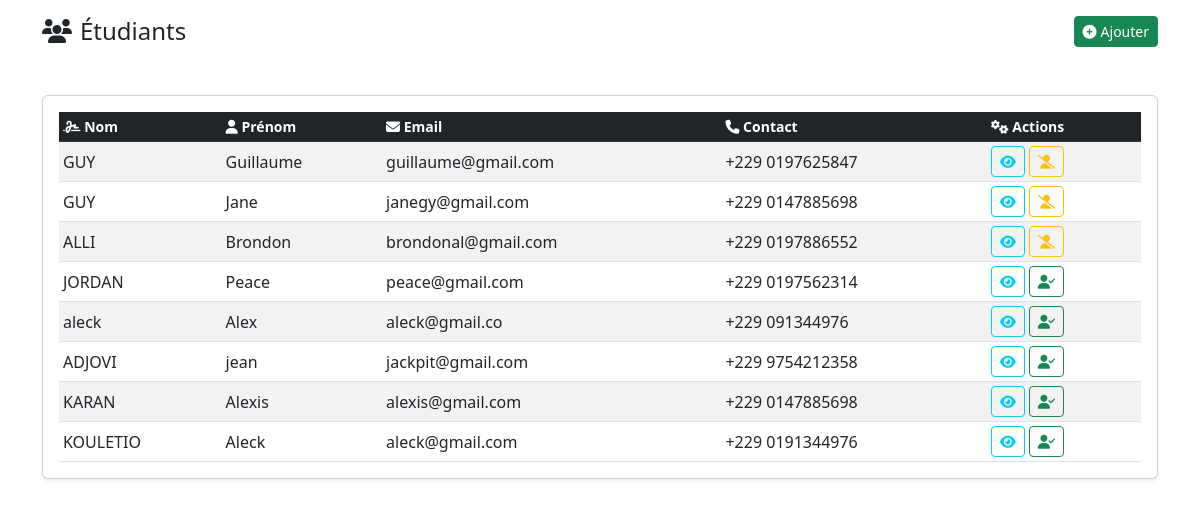
The app's page /, older data.
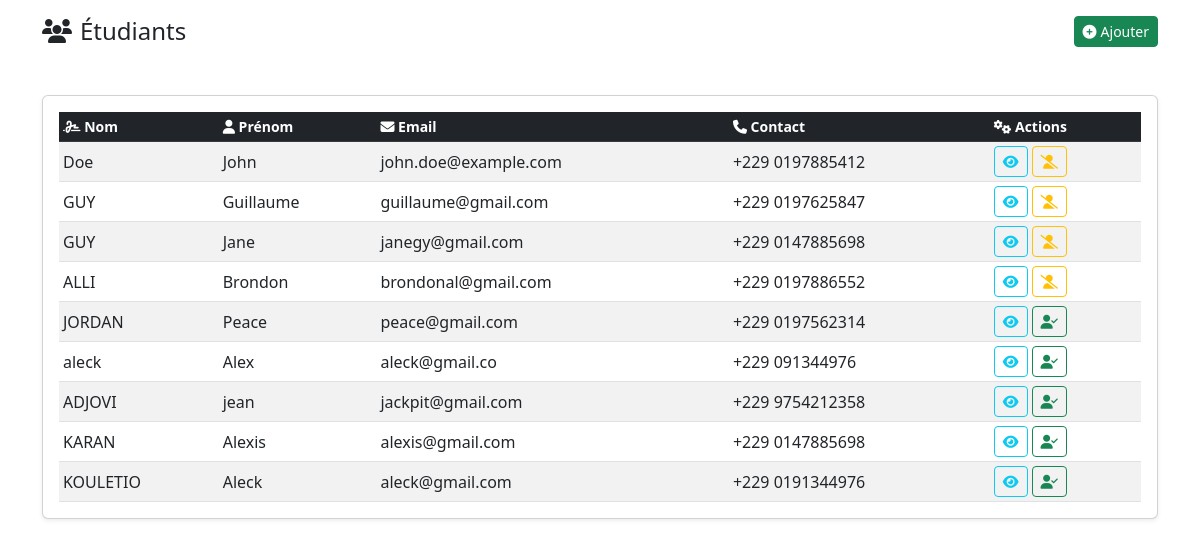
The same page, newer data.
### etudiants/models.py (models this page shows, shortened)
class User(models.Model):
    nom = models.CharField(max_length=100)
    prenom = models.CharField(max_length=100)
    email = models.EmailField(unique=True)
    contact = models.CharField(max_length=15, blank=True, null=True)
    is_valid = models.BooleanField(default=False, null=True)
    class Meta:
        ordering = ["-nom"]

### etudiants/views.py (the view, shortened to what this page needs)
# urls.py: path('', views.list_etudiants, name='liste_etudiants'),
def list_etudiants(request):
    with connection.cursor() as cursor:
        cursor.execute("SELECT id, nom, prenom, email, contact, is_valid FROM etudiants_user ORDER BY id DESC")
        rows = cursor.fetchall()
    etudiants = []
    for r in rows:
        etudiants.append({
            'id': r[0],
            'nom': r[1],
            'prenom': r[2],
            'email': r[3],
            'contact': r[4],
            'is_valid': r[5]
        })
    return render(request, 'etudiants/home.html', {'etudiants':etudiants})

### etudiants/templates/etudiants/home.html (shortened to what this page needs)
{% extends 'etudiants/base.html' %}
{% load static %}
{% block content %}
<div class="container mt-3">
    <div class="d-flex justify-content-between align-items-center mb-5">
        <h4 class="mb-0"><i class="fas fa-users me-2"></i>Étudiants</h4>
        <a href="{% url 'etudiants:ajouter_etudiant' %}" class="btn btn-success btn-sm">
            <i class="fas fa-plus-circle me-1"></i>Ajouter
        </a>
    </div>
    <div class="card shadow-sm">
        <div class="card-body p-3">
            <div class="table-responsive">
                <table class="table table-sm table-hover table-striped align-middle mb-0">
                    <thead class="table-dark small">
                        <tr>
                            <th><i class="fas fa-signature"></i> Nom</th>
                            <th><i class="fas fa-user"></i> Prénom</th>
                            <th><i class="fas fa-envelope"></i> Email</th>
                            <th><i class="fas fa-phone"></i> Contact</th>
                            <th><i class="fas fa-cogs"></i> Actions</th>
                        </tr>
                    </thead>
                    <tbody>
                        {% for etudiant in etudiants %}
                        <tr>
                            <td>{{ etudiant.nom }}</td>
                            <td>{{ etudiant.prenom }}</td>
                            <td>{{ etudiant.email }}</td>
                            <td>{{ etudiant.contact }}</td>
                            <td>
                                <div class="d-flex gap-1">
                                    <a href="{% url 'etudiants:detail_etudiant' etudiant.id %}" class="btn btn-outline-info btn-sm" title="Détails">
                                        <i class="fas fa-eye"></i>
                                    </a>
                                    {% if etudiant.is_valid %}
                                        <form method="post" class="d-inline">
                                            <button type="submit" class="btn btn-outline-success btn-sm" title="Appuyer pour Désactiver"
                                                    onclick="return confirm('Êtes-vous sûr de vouloir désactiver cet étudiant ?')">
                                                <i class="fas fa-user-check"></i>
                                            </button>
                                        </form>
                                    {% else %}
                                        <form method="post" class="d-inline">
                                            <button type="submit" class="btn btn-outline-warning btn-sm" title="Appuyer pour Activer"
                                                    onclick="return confirm('Êtes-vous sûr de vouloir activer cet étudiant ?')">
                                                <i class="fas fa-user-slash"></i>
                                            </button>
                                        </form>
                                    {% endif %}
                                </div>
                            </td>
                        </tr>
                        {% endfor %}
                    </tbody>
                </table>
            </div>
        </div>
    </div>
</div>
{% endblock %}

Row changes from the older to the newer data that the page shows:
added User: nom "Doe", prenom "John", email "john.doe@example.com", contact "+229 0197885412"
